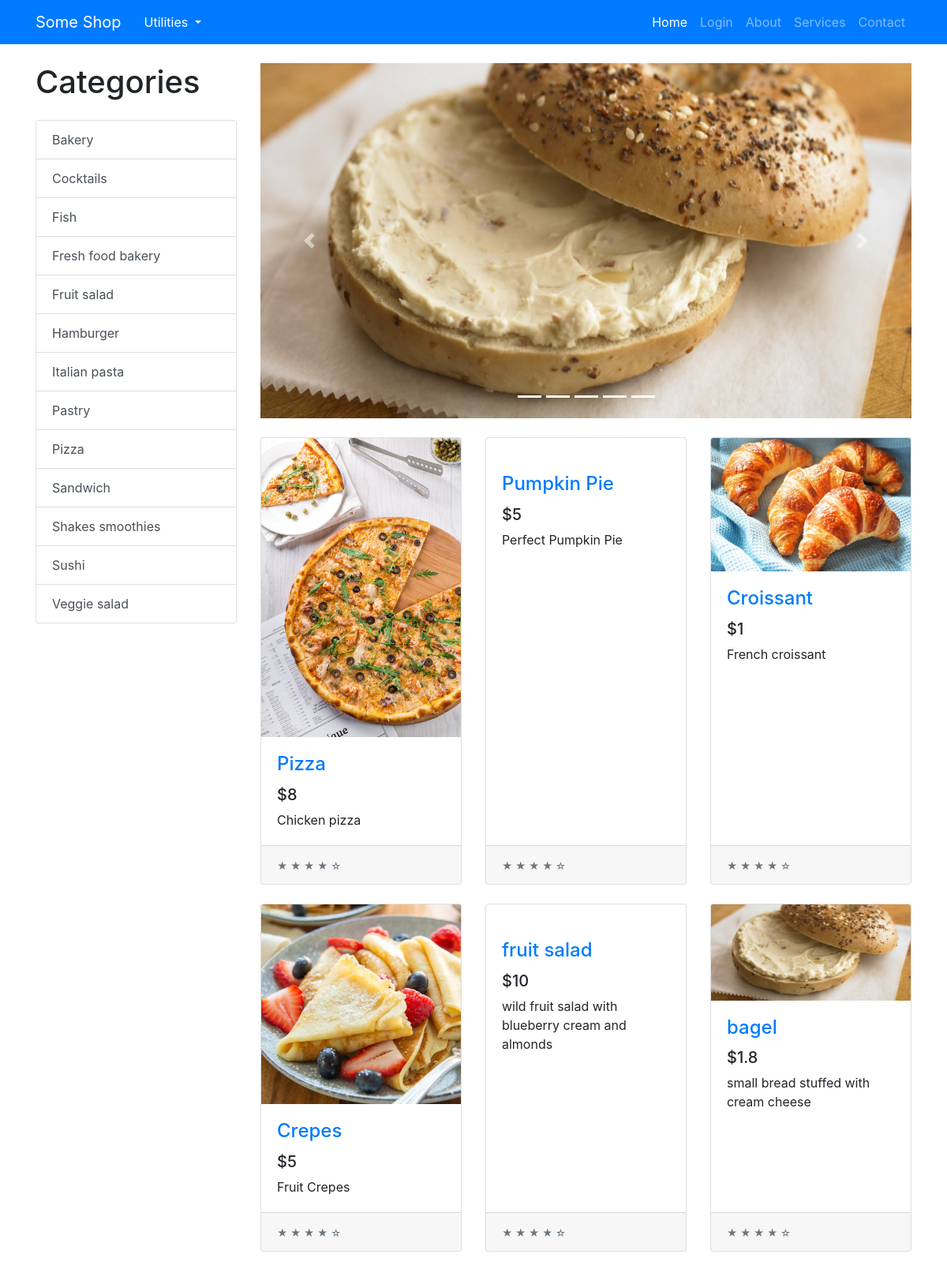
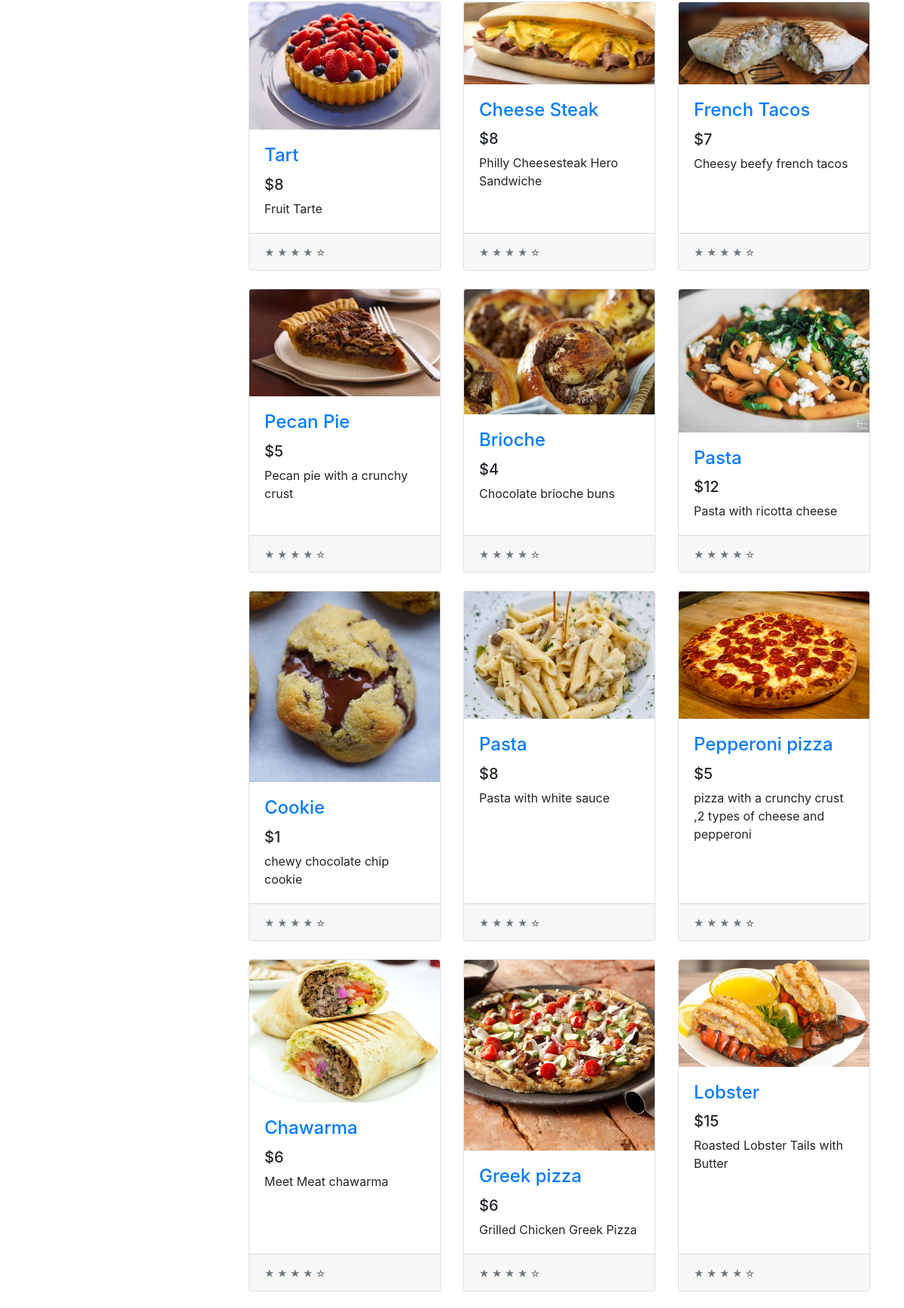
The page / (upper part) on the database its author committed (2 pictures, top to bottom).
### tables this page shows
CREATE TABLE PRODUCT (ID VARCHAR, NAME VARCHAR, PRICE INTEGER, DESCRIPTION TEXT, IMAGE TEXT, TAGS TEXT, SCORE REAL);

### app.py (the view)
@app.route("/")
def home():
    products = get_all_products()
    sorted_products = products.copy()
    random.shuffle(products)
    tags = get_product_tags()
    return render_template("index.html",
                            products=products,
                            tags=tags,
                            chosen_products=sorted_products[:5],
                            os=os,
                            len=len,
                            range=range,
                            enumerate=enumerate)

### common/database.py (called while the page is built)
    @classmethod
    def get_all_products(cls):
        cursor = cls.DATABASE.execute("SELECT * FROM PRODUCT ORDER BY SCORE DESC")
        returned_data = cursor.fetchall()
        if not returned_data:
            return None
        data = []
        for item in returned_data:
            d = {}
            for i, field in enumerate(cls.PRODUCT_FIELDS):
                d[field.lower()] = item[i]
            data.append(d)
        return data

    @classmethod
    def get_product_tags(cls):
        data = cls.get_all_products()
        return sorted({ d['tags'] for d in data })

### models/products/product.py (called while the page is built)
def get_all_products():
    products = Database.get_all_products()
    return [ Product(**product) for product in products ]

def get_product_tags():
    return Database.get_product_tags()

### templates/index.html (shortened to what this page needs)
{% extends "base.html" %}
{% block content %}
<div class="container">
    <div class="row">
        <div class="col-lg-3">
            <h1 class="my-4">
                {% if category %}
                {{category.replace("_", " ").capitalize()}}
                {% else %}
                Categories
                {% endif %}
            </h1>
            <div class="list-group" id="list-tab" role="tablist">
                {% for tag in tags %}
                {% if category == tag %}
                <a class="list-group-item list-group-item-action active" href="{{url_for('categories', category=tag)}}"
                    aria-controls="home">{{tag.replace("_", " ").capitalize()}}</a>
                {% else %}
                <a class="list-group-item list-group-item-action" href="{{url_for('categories', category=tag)}}"
                    aria-controls="home">{{tag.replace("_", " ").capitalize()}}</a>
                {% endif %}
                {% endfor %}
            </div>
        </div>
        <div class="col-lg-9">
            <div id="carouselExampleIndicators" class="carousel slide my-4" data-ride="carousel">
                <ol class="carousel-indicators">
                    {% for i in range(len(chosen_products)) %}
                    <li data-target="#carouselExampleIndicators" data-slide-to="{{i}}" class="active"></li>
                    {% endfor %}
                </ol>
                <div class="carousel-inner" role="listbox">
                    {% for i, product in enumerate(chosen_products) %}
                        {% if i == 0 %}
                        <div class="carousel-item active">
                        {% else %}
                        <div class="carousel-item">
                            {% endif %}
                            <a href="{{url_for('product.product', product_id=product.id)}}">
                                <img class="d-block img-fluid carousel-img"
                                    src="{{url_for('static', filename='img/products/{}'.format(os.path.basename(product.image)))}}"
                                    alt="slide">
                            </a>
                        </div>
                        {% endfor %}
                    </div>
                    <a class="carousel-control-prev" href="#carouselExampleIndicators" role="button" data-slide="prev">
                        <span class="carousel-control-prev-icon" aria-hidden="true"></span>
                    </a>
                    <a class="carousel-control-next" href="#carouselExampleIndicators" role="button" data-slide="next">
                        <span class="carousel-control-next-icon" aria-hidden="true"></span>
                    </a>
                </div>
                <div class="row">
                    {% for product in products %}
                    <div class="col-lg-4 col-md-6 mb-4">
                        <div class="card h-100">
                            <a href="{{url_for('product.product', product_id=product.id)}}"><img class="card-img-top"
                                    src="{{url_for('static', filename='img/products/{}'.format(os.path.basename(product.image)))}}"
                                    alt=""></a>
                            <div class="card-body">
                                <h4 class="card-title">
                                    <a href="{{url_for('product.product', product_id=product.id)}}">{{product.name}}</a>
                                </h4>
                                <h5>${{product.price}}</h5>
                                <p class="card-text">{{product.description}}</p>
                            </div>
                            <div class="card-footer">
                                <small class="text-muted">&#9733; &#9733; &#9733; &#9733; &#9734;</small>
                            </div>
                        </div>
                    </div>
                    {% endfor %}
                </div>
            </div>
        </div>
    </div>
    {% endblock content %}

### templates/base.html (shortened to what this page needs)
<!doctype html>
<html>
<head>
    <link rel="stylesheet" href="{{url_for('static', filename='css/shop-homepage.css')}}">
    <link rel="stylesheet" href="{{url_for('static', filename='css/bootstrap.min.css')}}">
</head>
<body>
    <nav class="navbar navbar-expand-lg navbar-dark bg-primary fixed-top">
        <div class="container">
            <a class="navbar-brand" href="#">Some Shop</a>
            <div class="dropdown">
                <button class="btn btn-primary dropdown-toggle" type="button" id="dropdownMenu2" data-toggle="dropdown"
                    aria-haspopup="true" aria-expanded="false">
                    Utilities
                </button>
            </div>
            <div class="collapse navbar-collapse" id="navbarResponsive">
                <ul class="navbar-nav ml-auto">
                    <li class="nav-item active">
                        <a class="nav-link" href="{{url_for('home')}}">Home
                        </a>
                    </li>
                    {% if not session['email'] %}
                    <li class="nav-item">
                        <a class="nav-link" href="{{url_for('user.login')}}">Login</a>
                    </li>
                    {% else %}
                    <li class="nav-item">
                        <a class="nav-link" href="{{url_for('user.logout')}}">Logout</a>
                    </li>
                    {% endif %}
                    <li class="nav-item">
                        <a class="nav-link" href="#">About</a>
                    </li>
                    <li class="nav-item">
                        <a class="nav-link" href="#">Services</a>
                    </li>
                    <li class="nav-item">
                        <a class="nav-link" href="#">Contact</a>
                    </li>
                </ul>
            </div>
        </div>
    </nav>
    {% block content %}
    {% endblock content %}
</body>
</html>

### static/css/shop-homepage.css (style rules this page uses)
body { padding-top: 56px; }

### templates/index.html (style rules this page uses)
.carousel-img { width: 900px; height: 450px; }

### rows shown on the page
PRODUCT: replace "Bakery"
PRODUCT: replace "Cocktails"
PRODUCT: replace "Fish"
PRODUCT: replace "Fresh food bakery", IMAGE (picture), name "bagel", price "1.8", description "small bread stuffed with cream cheese"
PRODUCT: replace "Fruit salad", name "fruit salad", price "10", description "wild fruit salad with blueberry cream and almonds"
PRODUCT: replace "Hamburger"
PRODUCT: replace "Italian pasta", IMAGE (picture), name "Pasta", price "8", description "Pasta with white sauce"
PRODUCT: replace "Pastry"
PRODUCT: replace "Pizza", IMAGE (picture), name "Pepperoni pizza", price "5", description "pizza with a crunchy crust ,2 types of cheese and pepperoni"
PRODUCT: replace "Sandwich", IMAGE (picture), name "Cheese Steak", price "8", description "Philly Cheesesteak Hero Sandwiche"
PRODUCT: replace "Shakes smoothies"
PRODUCT: replace "Sushi"
PRODUCT: replace "Veggie salad"
PRODUCT: IMAGE (picture), name "Pizza", price "8", description "Chicken pizza"
PRODUCT: name "Pumpkin Pie", price "5", description "Perfect Pumpkin Pie"
PRODUCT: IMAGE (picture), name "Croissant", price "1", description "French croissant"
PRODUCT: IMAGE (picture), name "Crepes", price "5", description "Fruit Crepes"
PRODUCT: IMAGE (picture), name "Tart", price "8", description "Fruit Tarte"
PRODUCT: IMAGE (picture), name "French Tacos", price "7", description "Cheesy beefy french tacos"
PRODUCT: IMAGE (picture), name "Pecan Pie", price "5", description "Pecan pie with a crunchy crust"
PRODUCT: IMAGE (picture), name "Brioche", price "4", description "Chocolate brioche buns"
PRODUCT: IMAGE (picture), name "Pasta", price "12", description "Pasta with ricotta cheese"
PRODUCT: IMAGE (picture), name "Cookie", price "1", description "chewy chocolate chip cookie"
PRODUCT: IMAGE (picture), name "Chawarma", price "6", description "Meet Meat chawarma"
PRODUCT: IMAGE (picture), name "Greek pizza", price "6", description "Grilled Chicken Greek Pizza"
PRODUCT: IMAGE (picture), name "Lobster", price "15", description "Roasted Lobster Tails with Butter"
